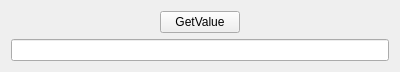
<?xml version="1.0" encoding="UTF-8"?>
<ui version="4.0">
 <class>LineEditTester</class>
 <widget class="QWidget" name="LineEditTester">
  <property name="geometry">
   <rect>
    <x>0</x>
    <y>0</y>
    <width>400</width>
    <height>70</height>
   </rect>
  </property>
  <property name="windowTitle">
   <string>Form</string>
  </property>
  <layout class="QVBoxLayout" name="verticalLayout">
   <item>
    <layout class="QHBoxLayout" name="horizontalLayout">
     <item>
      <spacer name="horizontalSpacer">
       <property name="orientation">
        <enum>Qt::Horizontal</enum>
       </property>
       <property name="sizeHint" stdset="0">
        <size>
         <width>40</width>
         <height>20</height>
        </size>
       </property>
      </spacer>
     </item>
     <item>
      <widget class="QPushButton" name="pushButton">
       <property name="text">
        <string>GetValue</string>
       </property>
      </widget>
     </item>
     <item>
      <spacer name="horizontalSpacer_2">
       <property name="orientation">
        <enum>Qt::Horizontal</enum>
       </property>
       <property name="sizeHint" stdset="0">
        <size>
         <width>40</width>
         <height>20</height>
        </size>
       </property>
      </spacer>
     </item>
    </layout>
   </item>
   <item>
    <widget class="QLineEdit" name="lineEdit"/>
   </item>
  </layout>
 </widget>
 <resources/>
 <connections/>
</ui>
